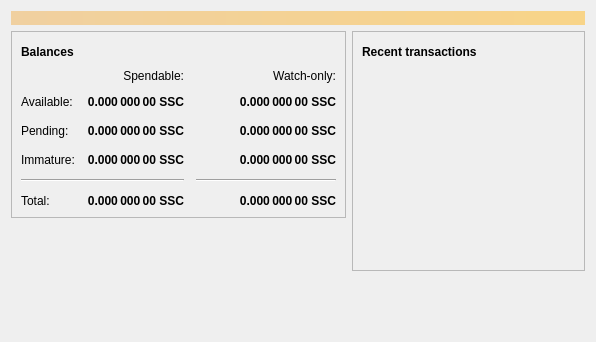
<?xml version="1.0" encoding="UTF-8"?>
<ui version="4.0">
 <class>OverviewPage</class>
 <widget class="QWidget" name="OverviewPage">
  <property name="geometry">
   <rect>
    <x>0</x>
    <y>0</y>
    <width>596</width>
    <height>342</height>
   </rect>
  </property>
  <property name="windowTitle">
   <string>Form</string>
  </property>
  <layout class="QVBoxLayout" name="topLayout">
   <item>
    <widget class="QLabel" name="labelAlerts">
     <property name="visible">
      <bool>false</bool>
     </property>
     <property name="styleSheet">
      <string notr="true">QLabel { background-color: qlineargradient(x1: 0, y1: 0, x2: 1, y2: 0, stop:0 #F0D0A0, stop:1 #F8D488); color:#000000; }</string>
     </property>
     <property name="wordWrap">
      <bool>true</bool>
     </property>
     <property name="margin">
      <number>3</number>
     </property>
     <property name="textInteractionFlags">
      <set>Qt::TextSelectableByMouse</set>
     </property>
    </widget>
   </item>
   <item>
    <layout class="QHBoxLayout" name="horizontalLayout" stretch="1,1">
     <item>
      <layout class="QVBoxLayout" name="verticalLayout_2">
       <item>
        <widget class="QFrame" name="frame">
         <property name="frameShape">
          <enum>QFrame::StyledPanel</enum>
         </property>
         <property name="frameShadow">
          <enum>QFrame::Raised</enum>
         </property>
         <layout class="QVBoxLayout" name="verticalLayout_4">
          <item>
           <layout class="QHBoxLayout" name="horizontalLayout_4">
            <item>
             <widget class="QLabel" name="label_5">
              <property name="font">
               <font>
                <weight>75</weight>
                <bold>true</bold>
               </font>
              </property>
              <property name="text">
               <string>Balances</string>
              </property>
             </widget>
            </item>
            <item>
             <widget class="QPushButton" name="labelWalletStatus">
              <property name="enabled">
               <bool>true</bool>
              </property>
              <property name="maximumSize">
               <size>
                <width>30</width>
                <height>16777215</height>
               </size>
              </property>
              <property name="toolTip">
               <string>The displayed information may be out of date. Your wallet automatically synchronizes with the Searchcoin network after a connection is established, but this process has not completed yet.</string>
              </property>
              <property name="text">
               <string/>
              </property>
              <property name="icon">
               <iconset resource="../bitcoin.qrc">
                <normaloff>:/icons/warning</normaloff>
                <disabledoff>:/icons/warning</disabledoff>:/icons/warning</iconset>
              </property>
              <property name="iconSize">
               <size>
                <width>24</width>
                <height>24</height>
               </size>
              </property>
              <property name="flat">
               <bool>true</bool>
              </property>
             </widget>
            </item>
            <item>
             <spacer name="horizontalSpacer_3">
              <property name="orientation">
               <enum>Qt::Horizontal</enum>
              </property>
              <property name="sizeHint" stdset="0">
               <size>
                <width>40</width>
                <height>20</height>
               </size>
              </property>
             </spacer>
            </item>
           </layout>
          </item>
          <item>
           <layout class="QGridLayout" name="gridLayout">
            <property name="spacing">
             <number>12</number>
            </property>
            <item row="2" column="2">
             <widget class="QLabel" name="labelWatchPending">
              <property name="font">
               <font>
                <weight>75</weight>
                <bold>true</bold>
               </font>
              </property>
              <property name="cursor">
               <cursorShape>IBeamCursor</cursorShape>
              </property>
              <property name="toolTip">
               <string>Unconfirmed transactions to watch-only addresses</string>
              </property>
              <property name="text">
               <string notr="true">0.000 000 00 SSC</string>
              </property>
              <property name="alignment">
               <set>Qt::AlignRight|Qt::AlignTrailing|Qt::AlignVCenter</set>
              </property>
              <property name="textInteractionFlags">
               <set>Qt::LinksAccessibleByMouse|Qt::TextSelectableByKeyboard|Qt::TextSelectableByMouse</set>
              </property>
             </widget>
            </item>
            <item row="2" column="1">
             <widget class="QLabel" name="labelUnconfirmed">
              <property name="font">
               <font>
                <weight>75</weight>
                <bold>true</bold>
               </font>
              </property>
              <property name="cursor">
               <cursorShape>IBeamCursor</cursorShape>
              </property>
              <property name="toolTip">
               <string>Total of transactions that have yet to be confirmed, and do not yet count toward the spendable balance</string>
              </property>
              <property name="text">
               <string notr="true">0.000 000 00 SSC</string>
              </property>
              <property name="alignment">
               <set>Qt::AlignRight|Qt::AlignTrailing|Qt::AlignVCenter</set>
              </property>
              <property name="textInteractionFlags">
               <set>Qt::LinksAccessibleByMouse|Qt::TextSelectableByKeyboard|Qt::TextSelectableByMouse</set>
              </property>
             </widget>
            </item>
            <item row="3" column="2">
             <widget class="QLabel" name="labelWatchImmature">
              <property name="font">
               <font>
                <weight>75</weight>
                <bold>true</bold>
               </font>
              </property>
              <property name="cursor">
               <cursorShape>IBeamCursor</cursorShape>
              </property>
              <property name="toolTip">
               <string>Mined balance in watch-only addresses that has not yet matured</string>
              </property>
              <property name="text">
               <string notr="true">0.000 000 00 SSC</string>
              </property>
              <property name="alignment">
               <set>Qt::AlignRight|Qt::AlignTrailing|Qt::AlignVCenter</set>
              </property>
              <property name="textInteractionFlags">
               <set>Qt::LinksAccessibleByMouse|Qt::TextSelectableByKeyboard|Qt::TextSelectableByMouse</set>
              </property>
             </widget>
            </item>
            <item row="4" column="0" colspan="2">
             <widget class="Line" name="line">
              <property name="orientation">
               <enum>Qt::Horizontal</enum>
              </property>
             </widget>
            </item>
            <item row="4" column="2">
             <widget class="Line" name="lineWatchBalance">
              <property name="sizePolicy">
               <sizepolicy hsizetype="Preferred" vsizetype="Fixed">
                <horstretch>0</horstretch>
                <verstretch>0</verstretch>
               </sizepolicy>
              </property>
              <property name="minimumSize">
               <size>
                <width>140</width>
                <height>0</height>
               </size>
              </property>
              <property name="orientation">
               <enum>Qt::Horizontal</enum>
              </property>
             </widget>
            </item>
            <item row="5" column="0">
             <widget class="QLabel" name="labelTotalText">
              <property name="text">
               <string>Total:</string>
              </property>
             </widget>
            </item>
            <item row="3" column="1">
             <widget class="QLabel" name="labelImmature">
              <property name="font">
               <font>
                <weight>75</weight>
                <bold>true</bold>
               </font>
              </property>
              <property name="cursor">
               <cursorShape>IBeamCursor</cursorShape>
              </property>
              <property name="toolTip">
               <string>Mined balance that has not yet matured</string>
              </property>
              <property name="text">
               <string notr="true">0.000 000 00 SSC</string>
              </property>
              <property name="alignment">
               <set>Qt::AlignRight|Qt::AlignTrailing|Qt::AlignVCenter</set>
              </property>
              <property name="textInteractionFlags">
               <set>Qt::LinksAccessibleByMouse|Qt::TextSelectableByKeyboard|Qt::TextSelectableByMouse</set>
              </property>
             </widget>
            </item>
            <item row="2" column="3">
             <spacer name="horizontalSpacer_2">
              <property name="orientation">
               <enum>Qt::Horizontal</enum>
              </property>
              <property name="sizeHint" stdset="0">
               <size>
                <width>40</width>
                <height>20</height>
               </size>
              </property>
             </spacer>
            </item>
            <item row="3" column="0">
             <widget class="QLabel" name="labelImmatureText">
              <property name="text">
               <string>Immature:</string>
              </property>
             </widget>
            </item>
            <item row="5" column="1">
             <widget class="QLabel" name="labelTotal">
              <property name="font">
               <font>
                <weight>75</weight>
                <bold>true</bold>
               </font>
              </property>
              <property name="cursor">
               <cursorShape>IBeamCursor</cursorShape>
              </property>
              <property name="toolTip">
               <string>Your current total balance</string>
              </property>
              <property name="text">
               <string notr="true">0.000 000 00 SSC</string>
              </property>
              <property name="alignment">
               <set>Qt::AlignRight|Qt::AlignTrailing|Qt::AlignVCenter</set>
              </property>
              <property name="textInteractionFlags">
               <set>Qt::LinksAccessibleByMouse|Qt::TextSelectableByKeyboard|Qt::TextSelectableByMouse</set>
              </property>
             </widget>
            </item>
            <item row="5" column="2">
             <widget class="QLabel" name="labelWatchTotal">
              <property name="font">
               <font>
                <weight>75</weight>
                <bold>true</bold>
               </font>
              </property>
              <property name="cursor">
               <cursorShape>IBeamCursor</cursorShape>
              </property>
              <property name="toolTip">
               <string>Current total balance in watch-only addresses</string>
              </property>
              <property name="text">
               <string notr="true">0.000 000 00 SSC</string>
              </property>
              <property name="alignment">
               <set>Qt::AlignRight|Qt::AlignTrailing|Qt::AlignVCenter</set>
              </property>
              <property name="textInteractionFlags">
               <set>Qt::LinksAccessibleByMouse|Qt::TextSelectableByKeyboard|Qt::TextSelectableByMouse</set>
              </property>
             </widget>
            </item>
            <item row="0" column="2">
             <widget class="QLabel" name="labelWatchonly">
              <property name="text">
               <string>Watch-only:</string>
              </property>
              <property name="alignment">
               <set>Qt::AlignRight|Qt::AlignTrailing|Qt::AlignVCenter</set>
              </property>
             </widget>
            </item>
            <item row="1" column="0">
             <widget class="QLabel" name="labelBalanceText">
              <property name="text">
               <string>Available:</string>
              </property>
             </widget>
            </item>
            <item row="1" column="1">
             <widget class="QLabel" name="labelBalance">
              <property name="font">
               <font>
                <weight>75</weight>
                <bold>true</bold>
               </font>
              </property>
              <property name="cursor">
               <cursorShape>IBeamCursor</cursorShape>
              </property>
              <property name="toolTip">
               <string>Your current spendable balance</string>
              </property>
              <property name="text">
               <string notr="true">0.000 000 00 SSC</string>
              </property>
              <property name="alignment">
               <set>Qt::AlignRight|Qt::AlignTrailing|Qt::AlignVCenter</set>
              </property>
              <property name="textInteractionFlags">
               <set>Qt::LinksAccessibleByMouse|Qt::TextSelectableByKeyboard|Qt::TextSelectableByMouse</set>
              </property>
             </widget>
            </item>
            <item row="1" column="2">
             <widget class="QLabel" name="labelWatchAvailable">
              <property name="font">
               <font>
                <weight>75</weight>
                <bold>true</bold>
               </font>
              </property>
              <property name="cursor">
               <cursorShape>IBeamCursor</cursorShape>
              </property>
              <property name="toolTip">
               <string>Your current balance in watch-only addresses</string>
              </property>
              <property name="text">
               <string notr="true">0.000 000 00 SSC</string>
              </property>
              <property name="alignment">
               <set>Qt::AlignRight|Qt::AlignTrailing|Qt::AlignVCenter</set>
              </property>
              <property name="textInteractionFlags">
               <set>Qt::LinksAccessibleByMouse|Qt::TextSelectableByKeyboard|Qt::TextSelectableByMouse</set>
              </property>
             </widget>
            </item>
            <item row="2" column="0">
             <widget class="QLabel" name="labelPendingText">
              <property name="text">
               <string>Pending:</string>
              </property>
             </widget>
            </item>
            <item row="0" column="1">
             <widget class="QLabel" name="labelSpendable">
              <property name="text">
               <string>Spendable:</string>
              </property>
              <property name="alignment">
               <set>Qt::AlignRight|Qt::AlignTrailing|Qt::AlignVCenter</set>
              </property>
             </widget>
            </item>
           </layout>
          </item>
         </layout>
        </widget>
       </item>
       <item>
        <spacer name="verticalSpacer">
         <property name="orientation">
          <enum>Qt::Vertical</enum>
         </property>
         <property name="sizeHint" stdset="0">
          <size>
           <width>20</width>
           <height>40</height>
          </size>
         </property>
        </spacer>
       </item>
      </layout>
     </item>
     <item>
      <layout class="QVBoxLayout" name="verticalLayout_3">
       <item>
        <widget class="QFrame" name="frame_2">
         <property name="frameShape">
          <enum>QFrame::StyledPanel</enum>
         </property>
         <property name="frameShadow">
          <enum>QFrame::Raised</enum>
         </property>
         <layout class="QVBoxLayout" name="verticalLayout">
          <item>
           <layout class="QHBoxLayout" name="horizontalLayout_2">
            <item>
             <widget class="QLabel" name="label_4">
              <property name="font">
               <font>
                <weight>75</weight>
                <bold>true</bold>
               </font>
              </property>
              <property name="text">
               <string>Recent transactions</string>
              </property>
             </widget>
            </item>
            <item>
             <widget class="QPushButton" name="labelTransactionsStatus">
              <property name="enabled">
               <bool>true</bool>
              </property>
              <property name="maximumSize">
               <size>
                <width>30</width>
                <height>16777215</height>
               </size>
              </property>
              <property name="toolTip">
               <string>The displayed information may be out of date. Your wallet automatically synchronizes with the Searchcoin network after a connection is established, but this process has not completed yet.</string>
              </property>
              <property name="text">
               <string/>
              </property>
              <property name="icon">
               <iconset resource="../bitcoin.qrc">
                <normaloff>:/icons/warning</normaloff>
                <disabledoff>:/icons/warning</disabledoff>:/icons/warning</iconset>
              </property>
              <property name="iconSize">
               <size>
                <width>24</width>
                <height>24</height>
               </size>
              </property>
              <property name="flat">
               <bool>true</bool>
              </property>
             </widget>
            </item>
            <item>
             <spacer name="horizontalSpacer">
              <property name="orientation">
               <enum>Qt::Horizontal</enum>
              </property>
              <property name="sizeHint" stdset="0">
               <size>
                <width>40</width>
                <height>20</height>
               </size>
              </property>
             </spacer>
            </item>
           </layout>
          </item>
          <item>
           <widget class="QListView" name="listTransactions">
            <property name="styleSheet">
             <string notr="true">QListView { background: transparent; }</string>
            </property>
            <property name="frameShape">
             <enum>QFrame::NoFrame</enum>
            </property>
            <property name="verticalScrollBarPolicy">
             <enum>Qt::ScrollBarAlwaysOff</enum>
            </property>
            <property name="horizontalScrollBarPolicy">
             <enum>Qt::ScrollBarAlwaysOff</enum>
            </property>
            <property name="selectionMode">
             <enum>QAbstractItemView::NoSelection</enum>
            </property>
           </widget>
          </item>
         </layout>
        </widget>
       </item>
       <item>
        <spacer name="verticalSpacer_2">
         <property name="orientation">
          <enum>Qt::Vertical</enum>
         </property>
         <property name="sizeHint" stdset="0">
          <size>
           <width>20</width>
           <height>40</height>
          </size>
         </property>
        </spacer>
       </item>
      </layout>
     </item>
    </layout>
   </item>
  </layout>
 </widget>
 <resources/>
 <connections/>
</ui>
